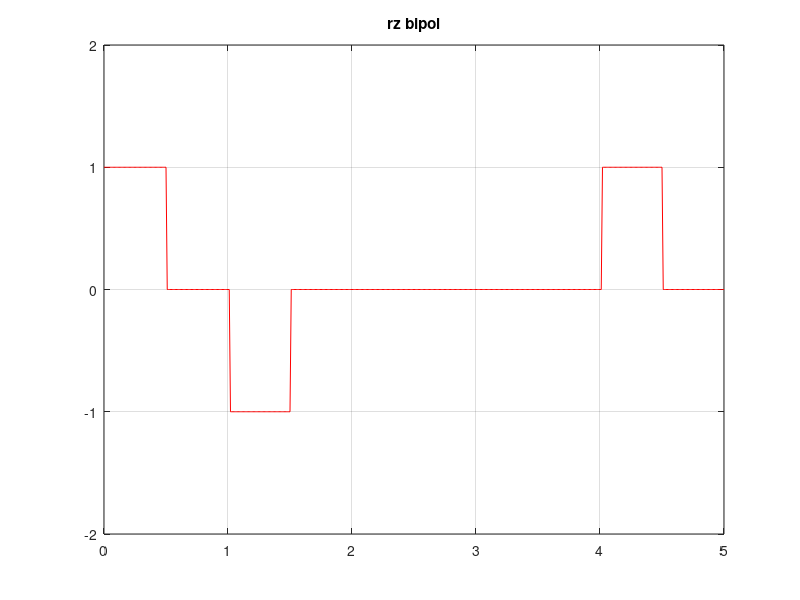

MATLAB code for this plot:
clc;
clear all;
close all;
%generate message signal
N=5; m=randi([0 1],1,N)
f=1;
for n=1:length(m)
    if m(n)==1
        if f==1
            mm(n)=1;
            f=-1;
        else
            mm(n)=-1;
        f=1;
    end
    else mm(n)=0;
end
end
t=0:.01:length(m);
a=0;b=0.5;i=1;
for j=1:length(t)
    if t(j)>=a && t(j)<=b
        y(j)=mm(i);
    
    elseif t(j)>=b && t(j)<=i
        y(j)=0;
    else
    i=i+1;
    a=a+1;
    b=b+1;
    end
end
plot(t,y,'r'); axis([0 N -2 2]);grid on;
title("rz bipol")